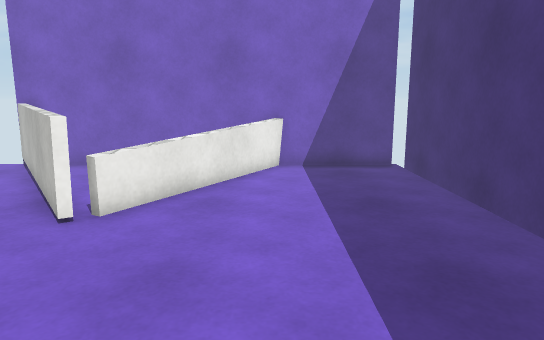
[1] (above)

16 first-person views from a walk through a Unity game level. The camera is 1.2 m above the floor, tilts 10° down and sees 70° across. The floor is counted in squares, 0.5 m on a side. Each view is taken from the middle of a square. On the plan, view 1 faces up. The plan holds only what a view shows up to about 20 squares ahead; the rest is blank. The player is left out. Surface patterns are stand-ins for the level's own textures.

[2]
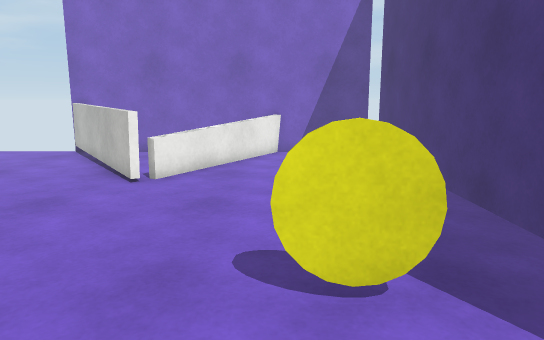

[3]
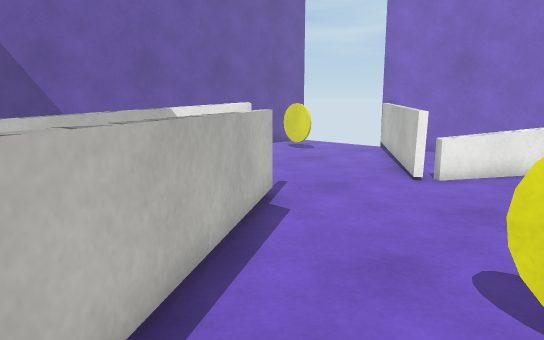

[4]
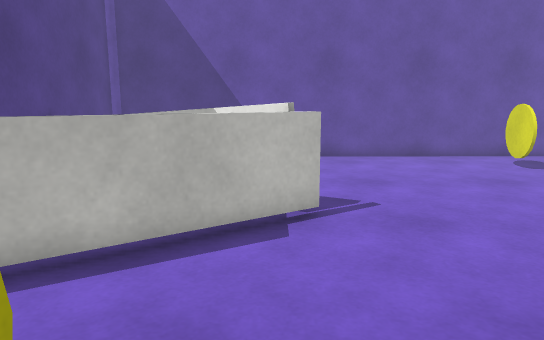

[5]
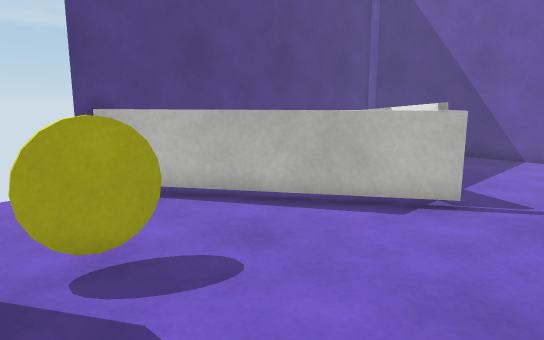

[6]
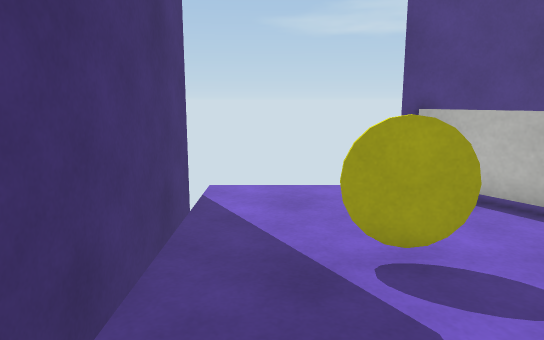

[7]
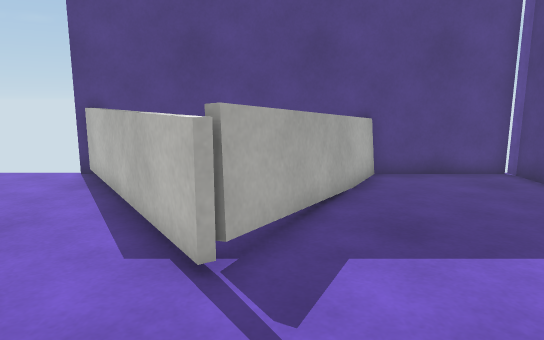

[8]
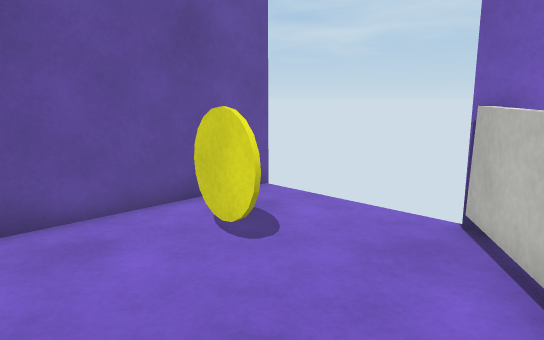

[9]
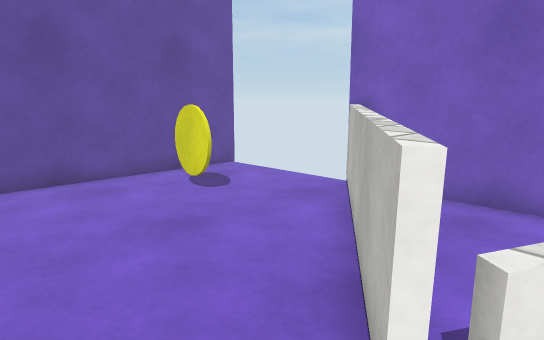

[10]
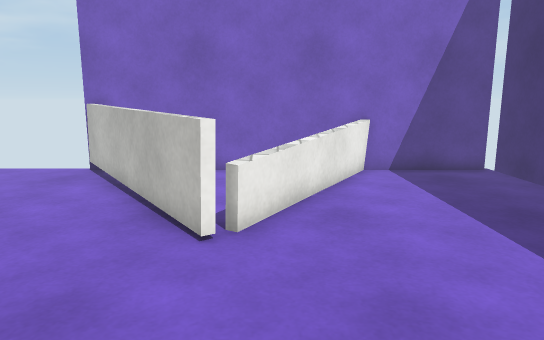

[11]
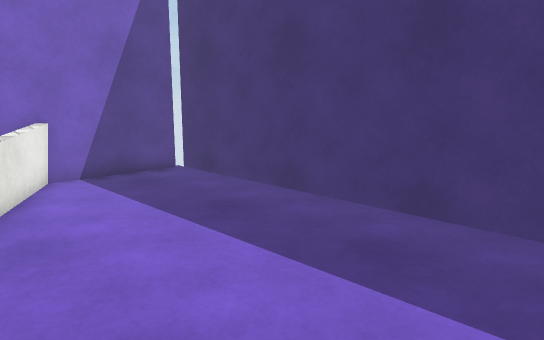

[12]
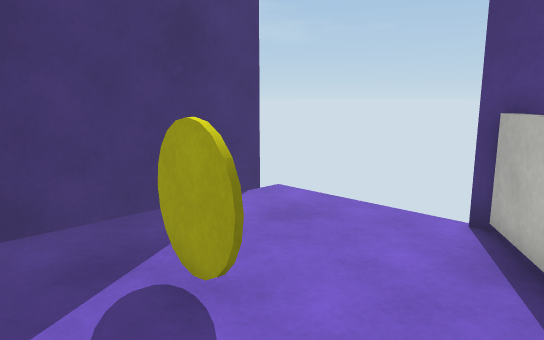

[13]
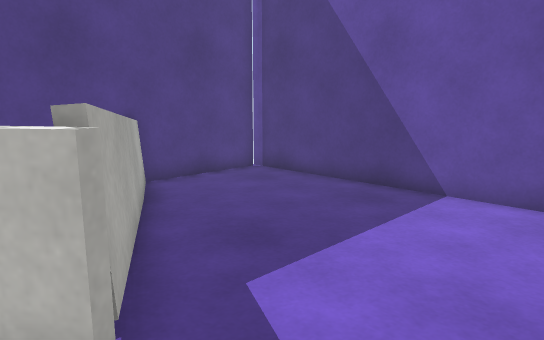

[14]
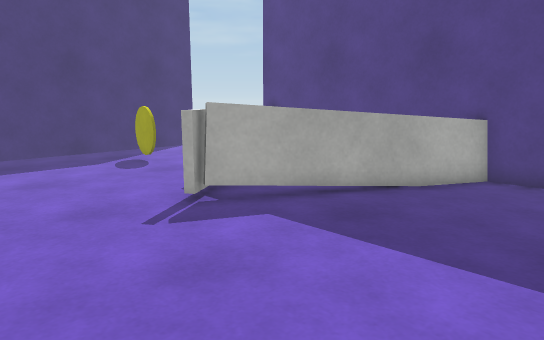

[15]
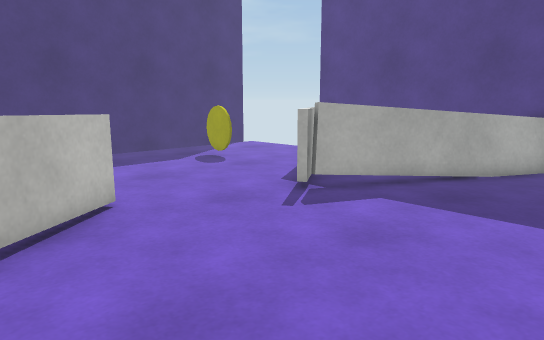

[16]
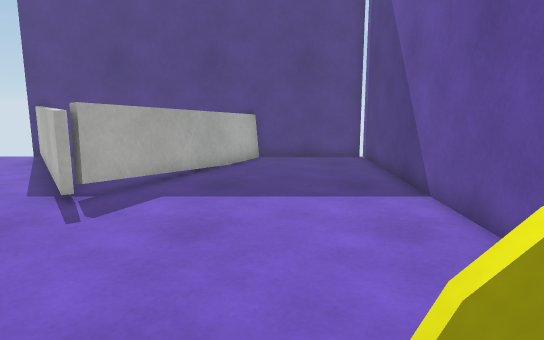

### Floor plan
Key: @ floor where view 1 was taken; # wall or solid block; . floor; = window, fence, low wall or low ledge; T thing the floor can be seen under or through; O other object.
Columns run from 15 left of view 1 to 5 right of it. Each row starts with its distance up from view 1.
 15 #     ###############
 14 #.....=#....  ==....#
 13 #.....##....  ==....#
 12 #......##... ==.....#
 11 #..O....=#.. =......#
 10 #........= .==......#
  9 #........##.=.......#
  8 #.........##=.......#
  7 #...................#
  6 #...................#
  5 #...................#
  4 #...................#
  3 #........=..........#
  2 #.......##=.........#
  1 #.......=.TT........#
  0 #......=#. =...@O...#
 -1 #......=.  TT.......#
 -2 #.....==   .=.......#
 -3 #....==     #=......#
 -4 #....==     .##.....#
 -5 ###############     #

Positions as (right, up) in squares from view 1, and headings:
1: (0, 0), facing up
2: (0, -4), facing up
3: (1, -4), facing up-left
4: (2, 2), facing left
5: (3, 6), facing down-left
6: (3, 6), facing down
7: (-7, 8), facing down
8: (-7, 7), facing up-left
9: (-3, 5), facing up-left
10: (-3, 1), facing up
11: (-3, 2), facing up-right
12: (-3, 3), facing down-right
13: (-5, 6), facing down-left
14: (-14, 8), facing down-right
15: (-13, 11), facing down-right
16: (-11, 12), facing down
